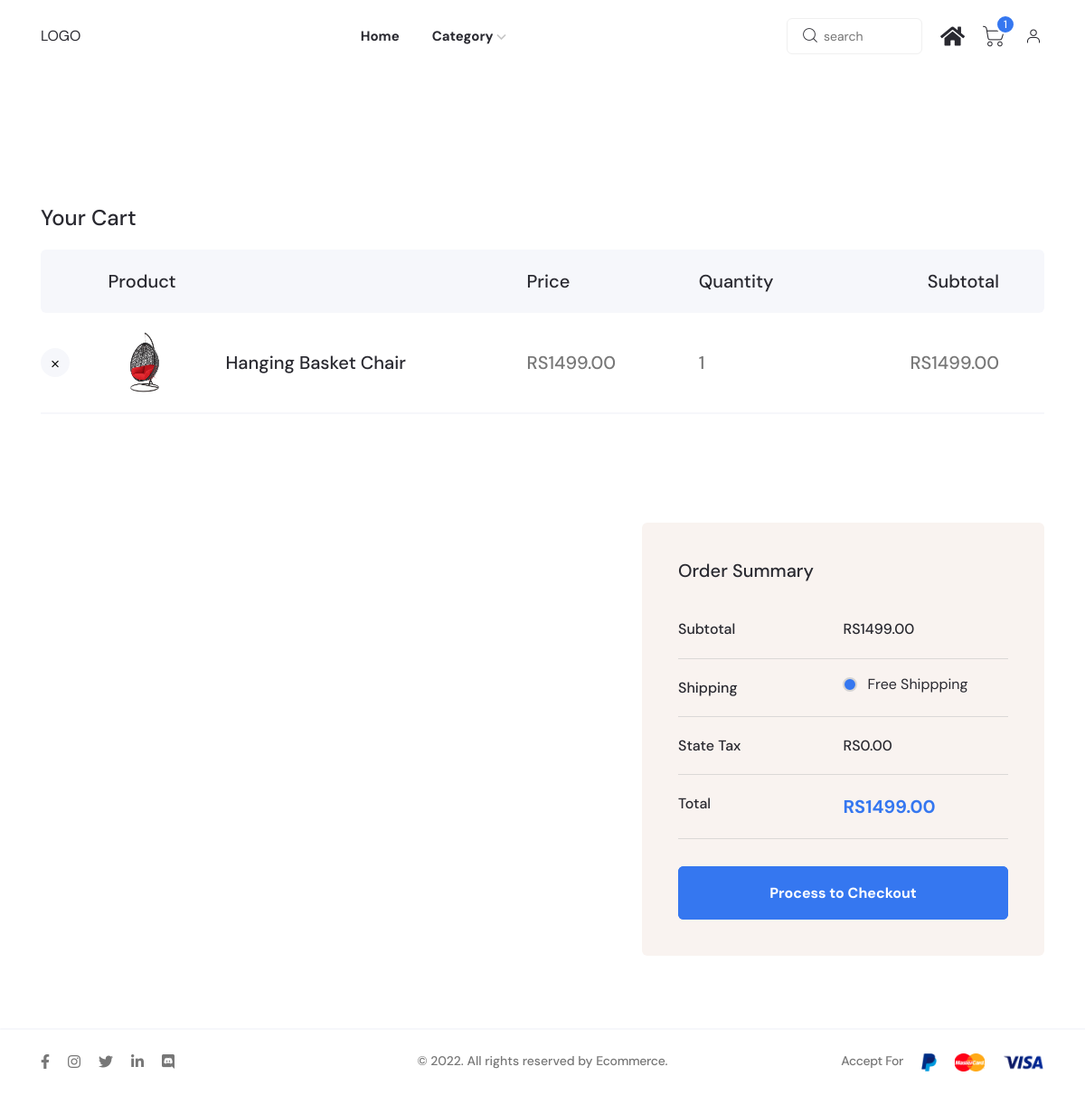
The app's page /cart/ (signed in) with its own data.
### shopapp/models.py (models this page shows, shortened)
class CartItem(models.Model):
    cart=models.ForeignKey(Cart, on_delete=models.CASCADE)
    product=models.ForeignKey(Product, on_delete=models.CASCADE)
    quantity=models.PositiveSmallIntegerField()
    def get_total_price(self):
        return self.quantity*self.product.unit_price

class Product(models.Model):
    title=models.CharField(max_length=255)
    description=models.TextField()
    unit_price=models.DecimalField(max_digits=8 , decimal_places=2 )
    inventory=models.IntegerField()
    last_update=models.DateTimeField(auto_now=True)
    collection=models.ForeignKey(Collection, on_delete=models.PROTECT)
    promotions=models.ManyToManyField(Promotion , blank=True)
    offer=models.IntegerField(blank=True, null=True)
    oldPrice=models.DecimalField(max_digits=8 , decimal_places=2,blank=True, null=True)
    img = models.ImageField(upload_to=filepath, blank=True)

### shopapp/views.py (the view)
# urls.py: path('cart/',views.cart,name="cart"),
def cart(request):
    user=request.user
    customer=Customer.objects.get(user=user)
    cart=Cart.objects.get(customer=customer)
    cartItems=CartItem.objects.filter(cart=cart)
    cartIt=CartItem.objects.filter(cart=cart).count()
    cartItems=list(cartItems)
    if request.method == "POST":
        CartItem.objects.filter(pk=request.POST['cartid']).delete()
        return redirect('cart')
    subTotal=0
    for x in cartItems:
        y=x.get_total_price()
        subTotal=subTotal+y
    return render(request,'cart.html',{"items":cartItems, "subTotal":subTotal,"cartCount":cartIt})

### shopapp/context_processors.py (called while the page is built)
def CollectionContext(request):
    collection=Collection.objects.all()
    return {"collection": collection}

def CurrencyContext(request):
    return {"currency":"RS"}

### shopapp/templates/cart.html (shortened to what this page needs)
{% extends 'base.html' %}
{% block content %}
    <main class="main-wrapper">
        <div class="axil-product-cart-area axil-section-gap">
            <div class="container">
                <div class="axil-product-cart-wrap">
                    <div class="product-table-heading">
                        <h4 class="title">Your Cart</h4>
                    </div>
                    <div class="table-responsive">
                        <table class="table axil-product-table axil-cart-table mb--40">
                            <thead>
                                <tr>
                                    <th scope="col" class="product-remove"></th>
                                    <th scope="col" class="product-thumbnail">Product</th>
                                    <th scope="col" class="product-title"></th>
                                    <th scope="col" class="product-price">Price</th>
                                    <th scope="col" class="product-quantity">Quantity</th>
                                    <th scope="col" class="product-subtotal">Subtotal</th>
                                </tr>
                            </thead>
                            <tbody>
                                {%for x in items %}
                                <tr>
                                    <td class="product-remove"><form action="{% url 'cart' %}" method="post">{% csrf_token %} <input type="hidden" value="{{x.id}}" name="cartid"><button type="submit" class="remove-wishlist"><i class="fal fa-times"></i></button></form></td>
                                    <td class="product-thumbnail"><a href="single-product.html"><img src="{{ x.product.img.url }}" alt="Digital Product"></a></td>
                                    <td class="product-title"><a href="single-product.html">{{ x.product.title }}</a></td>
                                    <td class="product-price" data-title="Price"><span class="currency-symbol">{{currency}}</span>{{ x.product.unit_price }}</td>
                                    <td class="product-quantity">
                                        <div >
                                            {{x.quantity}}
                                        </div>
                                    </td>
                                    <td class="product-subtotal" data-title="Subtotal"><span class="currency-symbol">{{currency}}</span>{{x.get_total_price}}</td>
                                </tr>
                                {% endfor %}
                            </tbody>
                        </table>
                    </div>
                    <div class="row">
                        <div class="col-xl-5 col-lg-7 offset-xl-7 offset-lg-5">
                            <div class="axil-order-summery mt--80">
                                <h5 class="title mb--20">Order Summary</h5>
                                <div class="summery-table-wrap">
                                    <table class="table summery-table mb--30">
                                        <tbody>
                                            <tr class="order-subtotal">
                                                <td>Subtotal</td>
                                                <td>{{currency}}{{subTotal}}</td>
                                            </tr>
                                            <tr class="order-shipping">
                                                <td>Shipping</td>
                                                <td>
                                                    <div class="input-group">
                                                        <label for="radio1">Free Shippping</label>
                                                    </div>
                                                </td>
                                            </tr>
                                            <tr class="order-tax">
                                                <td>State Tax</td>
                                                <td>{{currency}}0.00</td>
                                            </tr>
                                            <tr class="order-total">
                                                <td>Total</td>
                                                <td class="order-total-amount">{{currency}}{{subTotal}}</td>
                                            </tr>
                                        </tbody>
                                    </table>
                                </div>
                                <a href="{% url 'checkout'%}" class="axil-btn btn-bg-primary checkout-btn">Process to Checkout</a>
                            </div>
                        </div>
                    </div>
                </div>
            </div>
        </div>
    </main>
{% endblock content %}

### records on screen
CartItem: product.img (picture), product "Hanging Basket Chair", currency "RS", product.unit_price "1499.00", quantity "1", get_total_price "1499.00"

### other values on screen
{{ cartCount }} "1"
{{ currency }} "RS"
{{ subTotal }} "1499.00"
